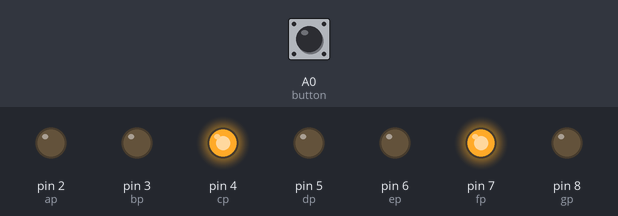
The sketch below on a simulated Arduino Uno, built with avr-gcc and run on an emulated ATmega328P. Parts: output pins drawn as LEDs (lit = HIGH). Inputs (shaded band) come from the test bench; at power-on: A0 (button) HIGH. Random numbers use the default seed unless the sketch sets one.

Above: at 0.1 s.
At 10.1 s:
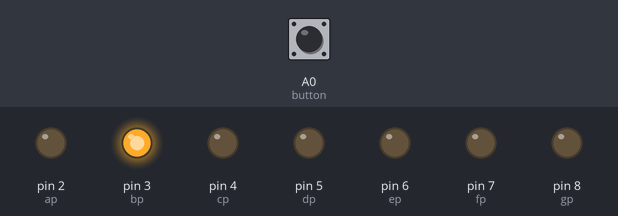
At 20.1 s:
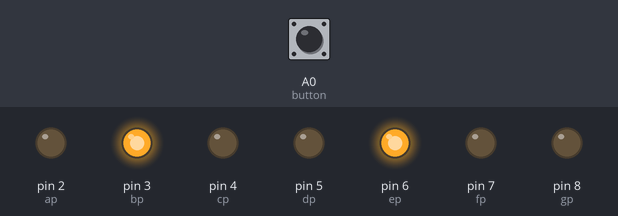
At 30.1 s:
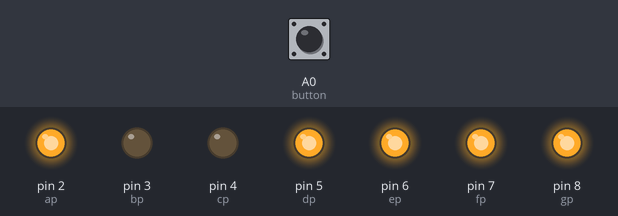
At 35.1 s:
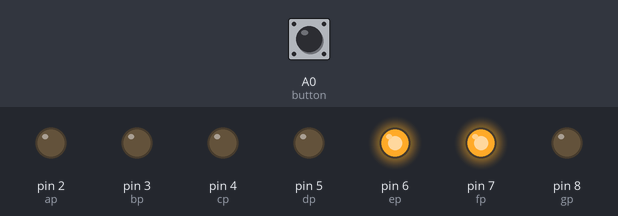
Timing chart, 0 to 36.6 s (numbered marks = the images above):
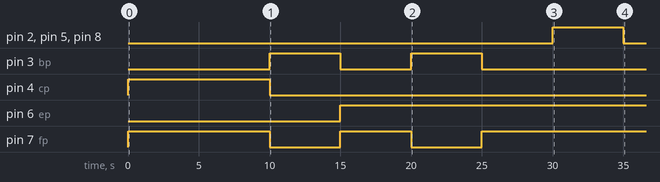

The sketch:

Dice.ino
```cpp
//dice ka program
#define ap 2
#define bp 3
#define cp 4
#define dp 5
#define ep 6
#define fp 7
#define gp 8

#define button A0


const unsigned int freq =3000;

int on=1;
int off=0;

void setup(){

  pinMode(ap, OUTPUT);
  pinMode(bp, OUTPUT);
  pinMode(cp, OUTPUT);
  pinMode(dp, OUTPUT);
  pinMode(ep, OUTPUT);
  pinMode(fp, OUTPUT);
  pinMode(gp, OUTPUT);

  pinMode(button, INPUT_PULLUP);
}

void loop(){
  int buttonstate=digitalRead(button);
  if(buttonstate==HIGH){
    int number = random(1,7);
    showNumber(number);
  }
  delay(5000);
}

void showNumber(int num){
  switch(num){
    case 1: one();
    break;
    case 2: two();
    break;
    case 3: three();
    break;
    case 4: four();
    break;
    case 5: five();
    break;
    case 6: six();
    break;
    default: zero();
    break;
  }
}
void one(){
  digitalWrite(ap, HIGH);
  digitalWrite(bp, LOW);
  digitalWrite(cp, LOW);
  digitalWrite(dp, HIGH);
  digitalWrite(ep, HIGH);
  digitalWrite(fp, HIGH);
  digitalWrite(gp, HIGH);
}

void two(){
  digitalWrite(ap, LOW);
  digitalWrite(bp, LOW);
  digitalWrite(cp, HIGH);
  digitalWrite(dp, LOW);
  digitalWrite(ep, LOW);
  digitalWrite(fp, HIGH);
  digitalWrite(gp, LOW);
}

void three(){
  digitalWrite(ap, LOW);
  digitalWrite(bp, LOW);
  digitalWrite(cp, LOW);
  digitalWrite(dp, LOW);
  digitalWrite(ep, HIGH);
  digitalWrite(fp, HIGH);
  digitalWrite(gp, LOW);
}
void four(){
  digitalWrite(ap, HIGH);
  digitalWrite(bp, LOW);
  digitalWrite(cp, LOW);
  digitalWrite(dp, HIGH);
  digitalWrite(ep, HIGH);
  digitalWrite(fp, LOW);
  digitalWrite(gp, LOW);
}
void five(){
  digitalWrite(ap, LOW);
  digitalWrite(bp, HIGH);
  digitalWrite(cp, LOW);
  digitalWrite(dp, LOW);
  digitalWrite(ep, HIGH);
  digitalWrite(fp, LOW);
  digitalWrite(gp, LOW);
}
void six(){
  digitalWrite(ap, LOW);
  digitalWrite(bp, HIGH);
  digitalWrite(cp, LOW);
  digitalWrite(dp, LOW);
  digitalWrite(ep, LOW);
  digitalWrite(fp, LOW);
  digitalWrite(gp, LOW);
}
void zero(){
  digitalWrite(ap, LOW);
  digitalWrite(bp, LOW);
  digitalWrite(cp, LOW);
  digitalWrite(dp, LOW);
  digitalWrite(ep, LOW);
  digitalWrite(fp, LOW);
  digitalWrite(gp, HIGH);
}
```

Measured:
- by itself, pin 2 (ap), pin 5 (dp), pin 8 (gp): LOW → HIGH at 30.0 s, → LOW 5.0 s later
- by itself, pin 3 (bp): alternates HIGH for 5.0 s and LOW for 5.0 s, 4 changes in all, then stays LOW
- by itself, pin 4 (cp): LOW → HIGH at 0.00 s, → LOW 10.0 s later
- by itself, pin 6 (ep): LOW → HIGH at 15.0 s
- by itself, pin 7 (fp): goes HIGH 10.0 s, LOW 5.0 s, HIGH 5.0 s, LOW 5.0 s, then HIGH
